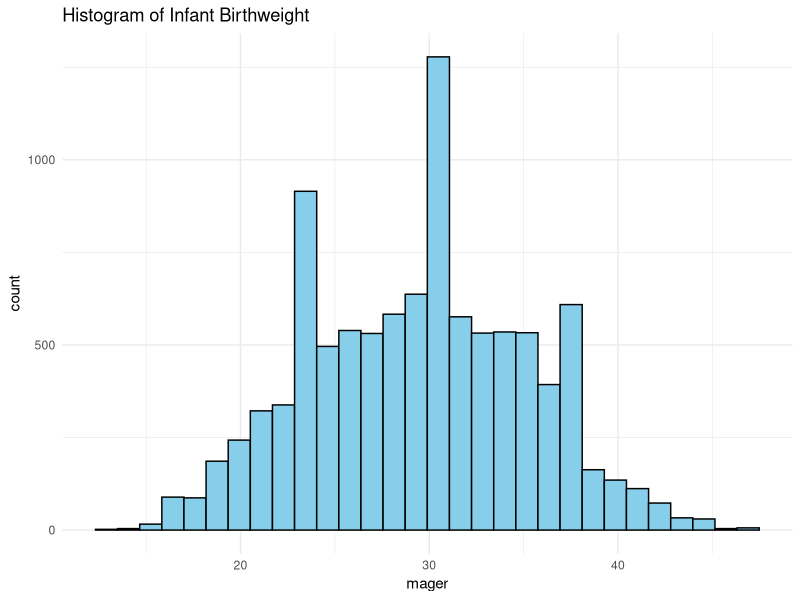
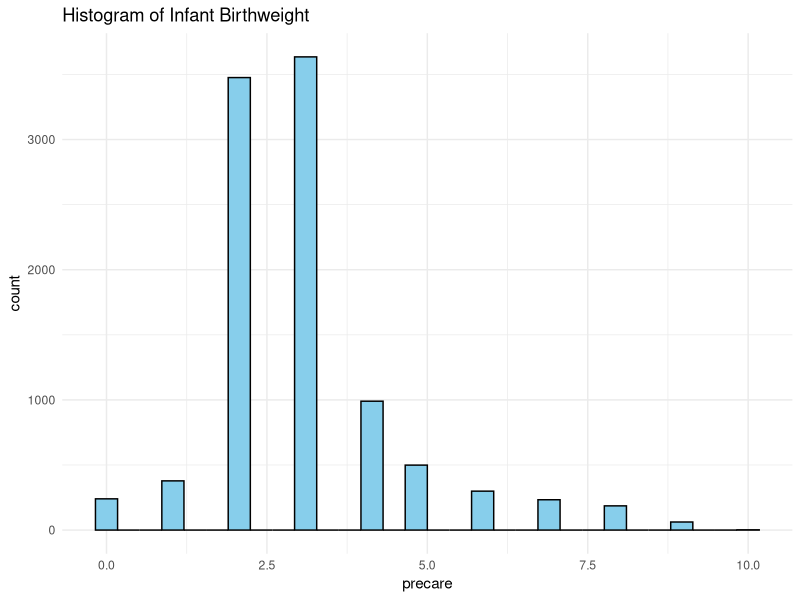
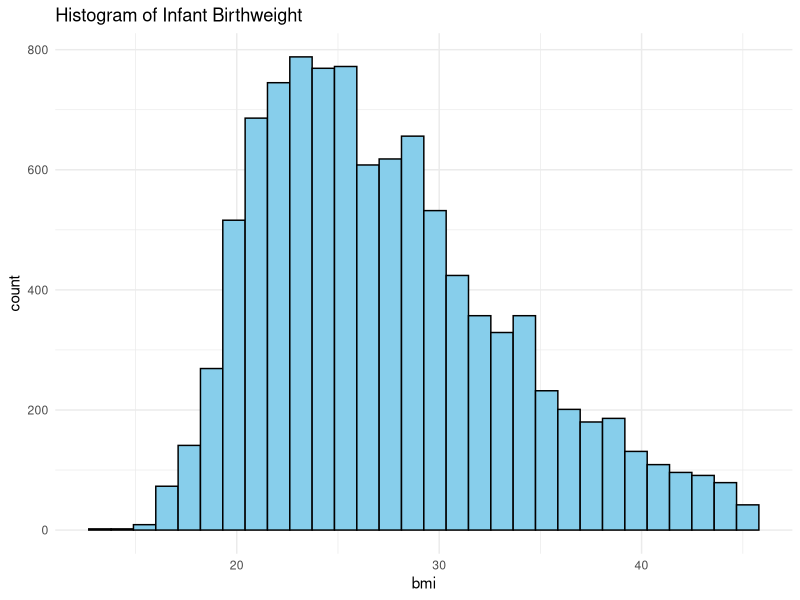
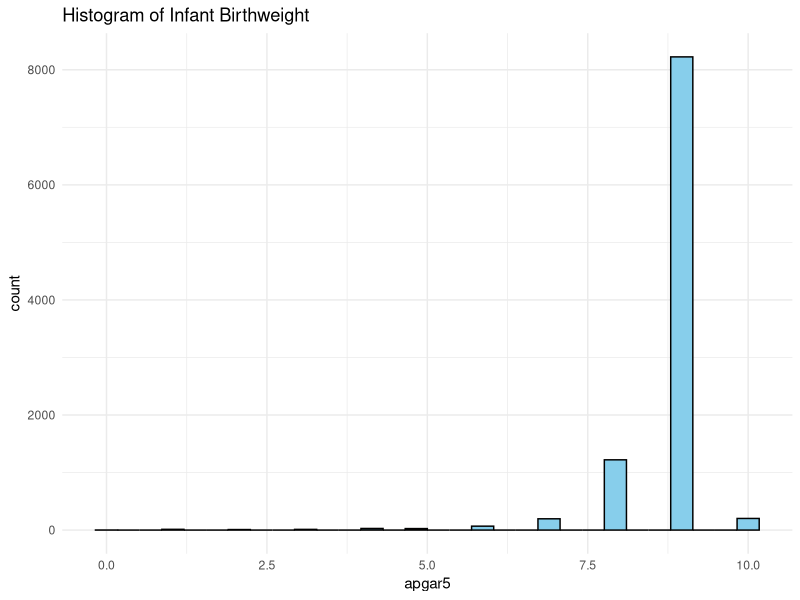
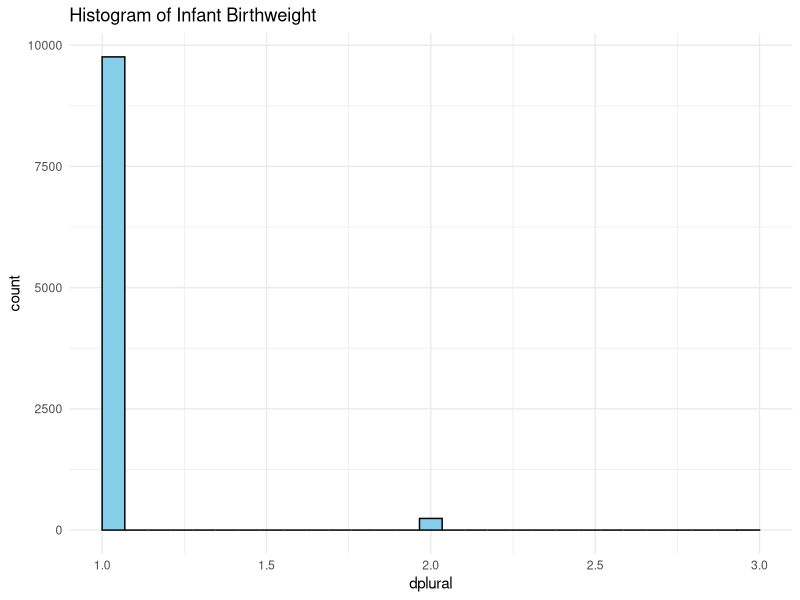
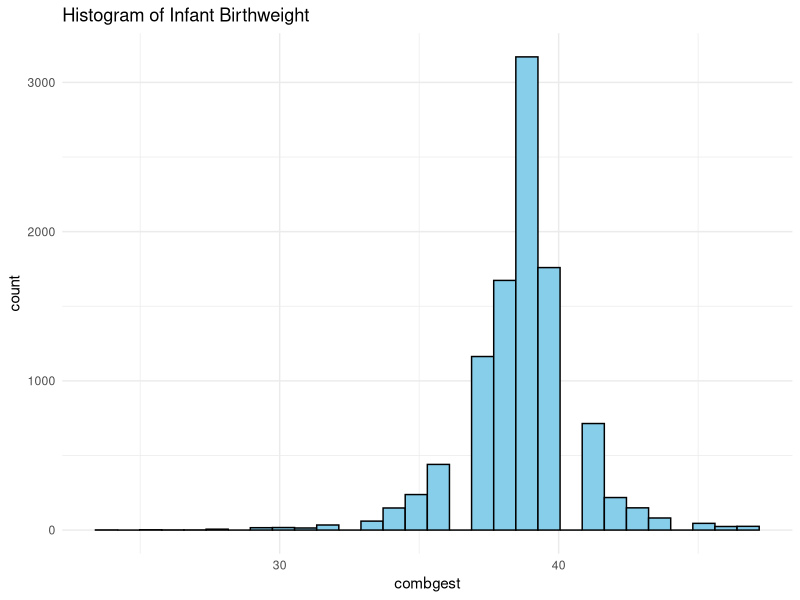
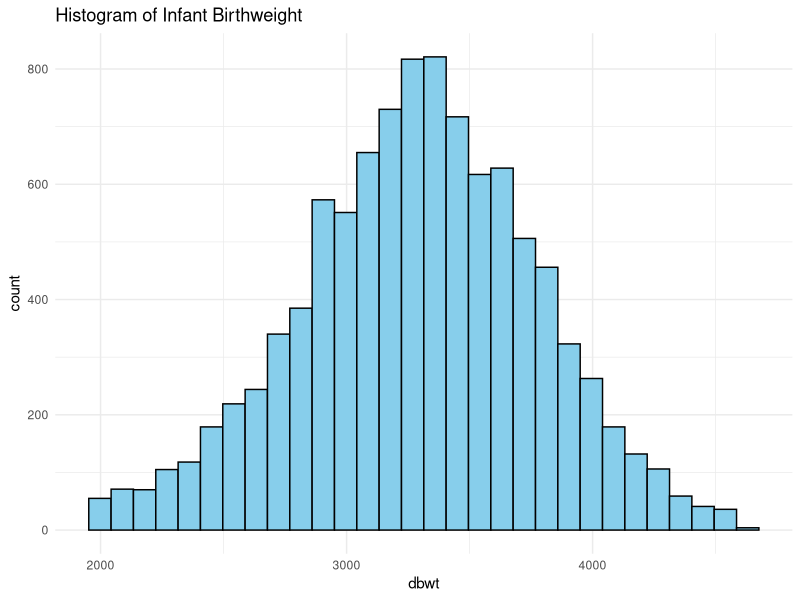
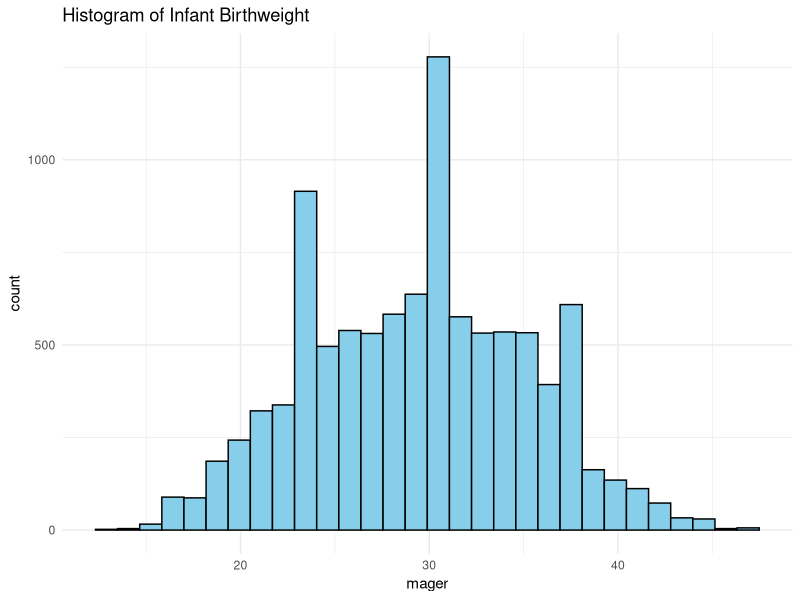

Write the R code that produced these figures, in order. (Note: this script raises an error after producing the figures.)
library(tidyverse)
library(ggplot2)
library(dplyr)

df <- read.csv("data/cleaned/natality_cleaned.csv")
head(df)

#histograms for numeric columns 
number_columns <- df %>% select(where(is.numeric)) %>% colnames()

for (col in number_columns) {
  print(
    ggplot(df, aes_string(x=col)) +
      geom_histogram(bins = 30, fill = "skyblue", color = "black") + 
      ggtitle(paste("Histogram of Infant Birthweight")) + 
      theme_minimal()
  )
}

# to save to png
for (col in number_columns) {

  p <- ggplot(df, aes_string(x = col)) +
    geom_histogram(bins = 30, fill = "skyblue", color = "black") +
    ggtitle(paste("Histogram of Infant Birthweight")) +
    theme_minimal()

  print(p)

  # Save to PNG
  ggsave(
    filename = paste0("../plots/eda/histogram_.png", col, ".png"),
    plot = p,
    width = 6,
    height = 4,
    dpi = 300
  )
}

#density KDE plots 
for (col in number_cols) {
  print(
    ggplot(df, aes_string(x = col)) + 
      geom_density(fill = "lightgreen", alpha = 0.5) + 
      ggtitle(paste("Density Plot of", col)) + 
      theme_minimal()
  )
}

#violin plots (outcome vs. chronic condition)
outcome_columns <- c("birth_weight")

for (var in outcome_columns) {
  print(
    ggplot(df, aes(x=factor(chronic_condition), y = .data[[var]])) +
      geom_violin(fill = "plum", alpha = 0.6) + 
      geom_boxplot(width = 0.15, outlier.color = "red") + 
      labs(
        x = "Chronic Condition (0 = No, 1 = Yes)", 
        y = var,
        title = paste("Violin Plot of", var, "by Chronic Condition")
      ) + 
      theme_minimal()
  )
}

#t-test: chronic vs non-chronic
outcome <- "birth_weight"

group1 <- df %>% filter(chronic_condition == 1) %>% pull(outcome)
group2 <- df %>% filter(chronic_condition == 0) %>% oull(outcome)

t_test_result <- t.test(group1, group2)

print("T-test Results:")
print(t_test_result)


